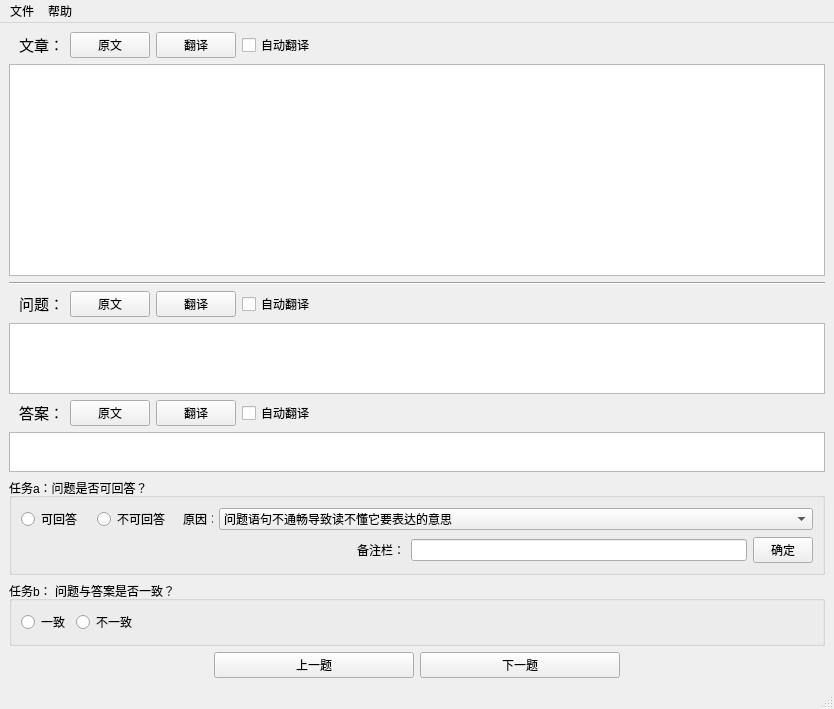
<?xml version="1.0" encoding="UTF-8"?>
<ui version="4.0">
 <class>mainWindow</class>
 <widget class="QMainWindow" name="mainWindow">
  <property name="geometry">
   <rect>
    <x>0</x>
    <y>0</y>
    <width>828</width>
    <height>709</height>
   </rect>
  </property>
  <property name="windowTitle">
   <string>MainWindow</string>
  </property>
  <widget class="QWidget" name="centralwidget">
   <layout class="QGridLayout" name="gridLayout" rowstretch="0,6,0,0,2,0,1,0,0,0">
    <item row="0" column="0">
     <layout class="QHBoxLayout" name="horizontalLayout">
      <property name="spacing">
       <number>6</number>
      </property>
      <property name="leftMargin">
       <number>10</number>
      </property>
      <property name="rightMargin">
       <number>0</number>
      </property>
      <item>
       <widget class="QLabel" name="label">
        <property name="text">
         <string>&lt;html&gt;&lt;head/&gt;&lt;body&gt;&lt;p&gt;&lt;span style=&quot; font-size:11pt;&quot;&gt;文章：&lt;/span&gt;&lt;/p&gt;&lt;/body&gt;&lt;/html&gt;</string>
        </property>
       </widget>
      </item>
      <item>
       <widget class="QPushButton" name="pushButton">
        <property name="text">
         <string>原文</string>
        </property>
       </widget>
      </item>
      <item>
       <widget class="QPushButton" name="pushButton_2">
        <property name="text">
         <string>翻译</string>
        </property>
       </widget>
      </item>
      <item>
       <widget class="QCheckBox" name="checkBox">
        <property name="text">
         <string>自动翻译</string>
        </property>
       </widget>
      </item>
      <item>
       <spacer name="horizontalSpacer">
        <property name="orientation">
         <enum>Qt::Horizontal</enum>
        </property>
        <property name="sizeHint" stdset="0">
         <size>
          <width>428</width>
          <height>20</height>
         </size>
        </property>
       </spacer>
      </item>
     </layout>
    </item>
    <item row="1" column="0">
     <widget class="QTextBrowser" name="textBrowser_passage">
      <property name="styleSheet">
       <string notr="true">font-size:17px;</string>
      </property>
     </widget>
    </item>
    <item row="2" column="0">
     <widget class="Line" name="line">
      <property name="orientation">
       <enum>Qt::Horizontal</enum>
      </property>
     </widget>
    </item>
    <item row="3" column="0">
     <layout class="QHBoxLayout" name="horizontalLayout_2">
      <property name="leftMargin">
       <number>10</number>
      </property>
      <item>
       <widget class="QLabel" name="label_2">
        <property name="text">
         <string>&lt;html&gt;&lt;head/&gt;&lt;body&gt;&lt;p&gt;&lt;span style=&quot; font-size:11pt;&quot;&gt;问题：&lt;/span&gt;&lt;/p&gt;&lt;/body&gt;&lt;/html&gt;</string>
        </property>
       </widget>
      </item>
      <item>
       <widget class="QPushButton" name="pushButton_3">
        <property name="text">
         <string>原文</string>
        </property>
       </widget>
      </item>
      <item>
       <widget class="QPushButton" name="pushButton_4">
        <property name="text">
         <string>翻译</string>
        </property>
       </widget>
      </item>
      <item>
       <widget class="QCheckBox" name="checkBox_2">
        <property name="text">
         <string>自动翻译</string>
        </property>
       </widget>
      </item>
      <item>
       <spacer name="horizontalSpacer_2">
        <property name="orientation">
         <enum>Qt::Horizontal</enum>
        </property>
        <property name="sizeHint" stdset="0">
         <size>
          <width>428</width>
          <height>20</height>
         </size>
        </property>
       </spacer>
      </item>
     </layout>
    </item>
    <item row="4" column="0">
     <widget class="QTextBrowser" name="textBrowser_question">
      <property name="styleSheet">
       <string notr="true">font-size:17px;</string>
      </property>
     </widget>
    </item>
    <item row="5" column="0">
     <layout class="QHBoxLayout" name="horizontalLayout_5">
      <property name="leftMargin">
       <number>10</number>
      </property>
      <item>
       <widget class="QLabel" name="label_5">
        <property name="text">
         <string>&lt;html&gt;&lt;head/&gt;&lt;body&gt;&lt;p&gt;&lt;span style=&quot; font-size:11pt;&quot;&gt;答案：&lt;/span&gt;&lt;/p&gt;&lt;/body&gt;&lt;/html&gt;</string>
        </property>
       </widget>
      </item>
      <item>
       <widget class="QPushButton" name="pushButton_5">
        <property name="text">
         <string>原文</string>
        </property>
       </widget>
      </item>
      <item>
       <widget class="QPushButton" name="pushButton_6">
        <property name="text">
         <string>翻译</string>
        </property>
       </widget>
      </item>
      <item>
       <widget class="QCheckBox" name="checkBox_3">
        <property name="text">
         <string>自动翻译</string>
        </property>
       </widget>
      </item>
      <item>
       <spacer name="horizontalSpacer_7">
        <property name="orientation">
         <enum>Qt::Horizontal</enum>
        </property>
        <property name="sizeHint" stdset="0">
         <size>
          <width>517</width>
          <height>20</height>
         </size>
        </property>
       </spacer>
      </item>
     </layout>
    </item>
    <item row="6" column="0">
     <widget class="QTextBrowser" name="textBrowser_answer">
      <property name="maximumSize">
       <size>
        <width>16777215</width>
        <height>40</height>
       </size>
      </property>
      <property name="styleSheet">
       <string notr="true">font-size:17px;</string>
      </property>
     </widget>
    </item>
    <item row="7" column="0">
     <widget class="QGroupBox" name="groupBox">
      <property name="title">
       <string>任务a：问题是否可回答？</string>
      </property>
      <layout class="QVBoxLayout" name="verticalLayout">
       <item>
        <layout class="QHBoxLayout" name="horizontalLayout_3">
         <item>
          <widget class="QRadioButton" name="radioButton_answerable">
           <property name="minimumSize">
            <size>
             <width>70</width>
             <height>0</height>
            </size>
           </property>
           <property name="text">
            <string>可回答</string>
           </property>
          </widget>
         </item>
         <item>
          <widget class="QRadioButton" name="radioButton_unanswerable">
           <property name="minimumSize">
            <size>
             <width>80</width>
             <height>0</height>
            </size>
           </property>
           <property name="text">
            <string>不可回答</string>
           </property>
          </widget>
         </item>
         <item>
          <widget class="QLabel" name="label_4">
           <property name="maximumSize">
            <size>
             <width>30</width>
             <height>16777215</height>
            </size>
           </property>
           <property name="text">
            <string>原因：</string>
           </property>
          </widget>
         </item>
         <item>
          <widget class="QComboBox" name="comboBox_unanswerable_reason">
           <item>
            <property name="text">
             <string>问题语句不通畅导致读不懂它要表达的意思</string>
            </property>
           </item>
           <item>
            <property name="text">
             <string>问题不够具体太宽泛，如缺乏一些特定的定语或宾语</string>
            </property>
           </item>
           <item>
            <property name="text">
             <string>问题问到与上下文无关的信息</string>
            </property>
           </item>
           <item>
            <property name="text">
             <string>问题问到的事实与上下文里的事实不符，有矛盾（如A做的事，问到B头上或杜撰没发生过的事等）</string>
            </property>
           </item>
           <item>
            <property name="text">
             <string>问题与上下文有关且问的事实也与上下文相符，但问到了上下文中没提到的信息</string>
            </property>
           </item>
           <item>
            <property name="text">
             <string>问题不可回答，但不属于以上5个种类或者不确定标签是什么（如果打上这类标签，需要在备注栏备注原因）</string>
            </property>
           </item>
          </widget>
         </item>
        </layout>
       </item>
       <item>
        <layout class="QHBoxLayout" name="horizontalLayout_4">
         <item>
          <spacer name="horizontalSpacer_3">
           <property name="orientation">
            <enum>Qt::Horizontal</enum>
           </property>
           <property name="sizeHint" stdset="0">
            <size>
             <width>40</width>
             <height>20</height>
            </size>
           </property>
          </spacer>
         </item>
         <item>
          <widget class="QLabel" name="label_3">
           <property name="text">
            <string>备注栏：</string>
           </property>
          </widget>
         </item>
         <item>
          <widget class="QLineEdit" name="lineEdit_unanswerable_notes"/>
         </item>
         <item>
          <widget class="QPushButton" name="pushButton_notes_confirm">
           <property name="maximumSize">
            <size>
             <width>60</width>
             <height>16777215</height>
            </size>
           </property>
           <property name="text">
            <string>确定</string>
           </property>
          </widget>
         </item>
        </layout>
       </item>
      </layout>
     </widget>
    </item>
    <item row="8" column="0">
     <widget class="QGroupBox" name="groupBox_2">
      <property name="title">
       <string>任务b： 问题与答案是否一致？</string>
      </property>
      <layout class="QHBoxLayout" name="horizontalLayout_6">
       <item>
        <widget class="QRadioButton" name="radioButton_consistent">
         <property name="text">
          <string>一致</string>
         </property>
        </widget>
       </item>
       <item>
        <widget class="QRadioButton" name="radioButton_unconsistent">
         <property name="text">
          <string>不一致</string>
         </property>
        </widget>
       </item>
       <item>
        <spacer name="horizontalSpacer_4">
         <property name="orientation">
          <enum>Qt::Horizontal</enum>
         </property>
         <property name="sizeHint" stdset="0">
          <size>
           <width>669</width>
           <height>20</height>
          </size>
         </property>
        </spacer>
       </item>
      </layout>
     </widget>
    </item>
    <item row="9" column="0">
     <layout class="QHBoxLayout" name="horizontalLayout_7">
      <item>
       <spacer name="horizontalSpacer_5">
        <property name="orientation">
         <enum>Qt::Horizontal</enum>
        </property>
        <property name="sizeHint" stdset="0">
         <size>
          <width>138</width>
          <height>20</height>
         </size>
        </property>
       </spacer>
      </item>
      <item>
       <widget class="QPushButton" name="pushButton_pre">
        <property name="minimumSize">
         <size>
          <width>200</width>
          <height>25</height>
         </size>
        </property>
        <property name="text">
         <string>上一题</string>
        </property>
       </widget>
      </item>
      <item>
       <widget class="QPushButton" name="pushButton_next">
        <property name="minimumSize">
         <size>
          <width>200</width>
          <height>25</height>
         </size>
        </property>
        <property name="text">
         <string>下一题</string>
        </property>
       </widget>
      </item>
      <item>
       <spacer name="horizontalSpacer_6">
        <property name="orientation">
         <enum>Qt::Horizontal</enum>
        </property>
        <property name="sizeHint" stdset="0">
         <size>
          <width>138</width>
          <height>20</height>
         </size>
        </property>
       </spacer>
      </item>
     </layout>
    </item>
   </layout>
  </widget>
  <widget class="QStatusBar" name="statusbar"/>
  <widget class="QMenuBar" name="menuBar">
   <property name="geometry">
    <rect>
     <x>0</x>
     <y>0</y>
     <width>828</width>
     <height>22</height>
    </rect>
   </property>
   <widget class="QMenu" name="menu">
    <property name="title">
     <string>文件</string>
    </property>
    <addaction name="action_open"/>
    <addaction name="action_save"/>
    <addaction name="action_saveAs"/>
    <addaction name="separator"/>
    <addaction name="action_exit"/>
   </widget>
   <widget class="QMenu" name="menu_2">
    <property name="title">
     <string>帮助</string>
    </property>
    <addaction name="action_about"/>
    <addaction name="action_help"/>
   </widget>
   <addaction name="menu"/>
   <addaction name="menu_2"/>
  </widget>
  <action name="action_about">
   <property name="icon">
    <iconset resource="icons.qrc">
     <normaloff>:/icons/about.png</normaloff>:/icons/about.png</iconset>
   </property>
   <property name="text">
    <string>关于</string>
   </property>
  </action>
  <action name="action_help">
   <property name="icon">
    <iconset resource="icons.qrc">
     <normaloff>:/icons/help.png</normaloff>:/icons/help.png</iconset>
   </property>
   <property name="text">
    <string>使用说明</string>
   </property>
  </action>
  <action name="action_open">
   <property name="icon">
    <iconset resource="icons.qrc">
     <normaloff>:/icons/open.png</normaloff>:/icons/open.png</iconset>
   </property>
   <property name="text">
    <string>打开</string>
   </property>
   <property name="shortcut">
    <string>Ctrl+N</string>
   </property>
  </action>
  <action name="action_exit">
   <property name="icon">
    <iconset resource="icons.qrc">
     <normaloff>:/icons/exit.png</normaloff>:/icons/exit.png</iconset>
   </property>
   <property name="text">
    <string>退出</string>
   </property>
   <property name="shortcut">
    <string>Ctrl+Q</string>
   </property>
  </action>
  <action name="action_saveAs">
   <property name="icon">
    <iconset resource="icons.qrc">
     <normaloff>:/icons/saveAs.png</normaloff>:/icons/saveAs.png</iconset>
   </property>
   <property name="text">
    <string>另存为</string>
   </property>
   <property name="shortcut">
    <string>Ctrl+Shift+S</string>
   </property>
  </action>
  <action name="action_save">
   <property name="icon">
    <iconset resource="icons.qrc">
     <normaloff>:/icons/save.png</normaloff>:/icons/save.png</iconset>
   </property>
   <property name="text">
    <string>保存</string>
   </property>
   <property name="shortcut">
    <string>Ctrl+S</string>
   </property>
  </action>
 </widget>
 <resources>
  <include location="icons.qrc"/>
 </resources>
 <connections/>
</ui>
